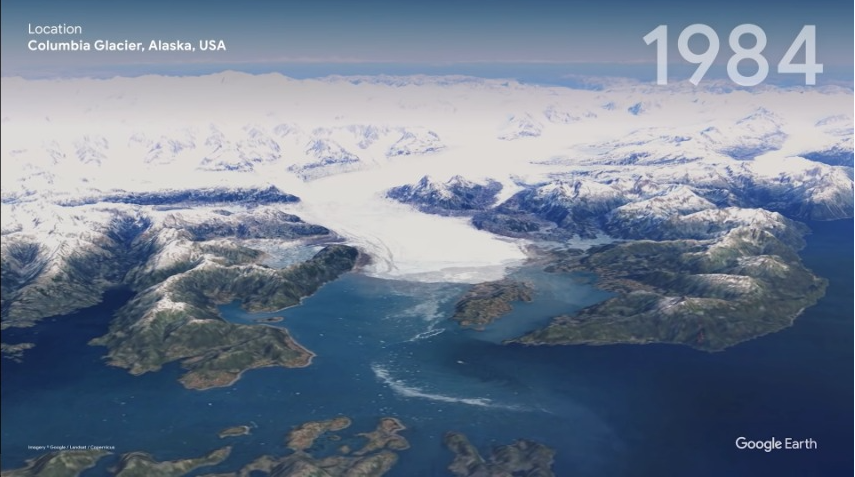
#> input picture nieve1.PNG, 855 x 477 px
$ python pc2.py
#> lines starting #> are read from the running program, lines starting #| are printed output that depends on the picture; after the words box and inside, x2 and y2 are one past the last pixel; in counts of white or black regions, pixels touching at a corner belong together; long printed decimals are rounded
from skimage import data, img_as_float, io  # Skimage Para el histograma
import random  # Variables aleatorias
from PIL import Image, ImageFilter  # Edición de imagen
from matplotlib import pyplot as plt  # Generar gráficos
import cv2  # Librería OpenCV
from skimage import exposure
import numpy as np  # Para arrays
import os  # Para trabajar en un SO, creando archivos temporales
os.sys.path

# Umbralización

gray1 = cv2.imread('nieve1.PNG', 0)
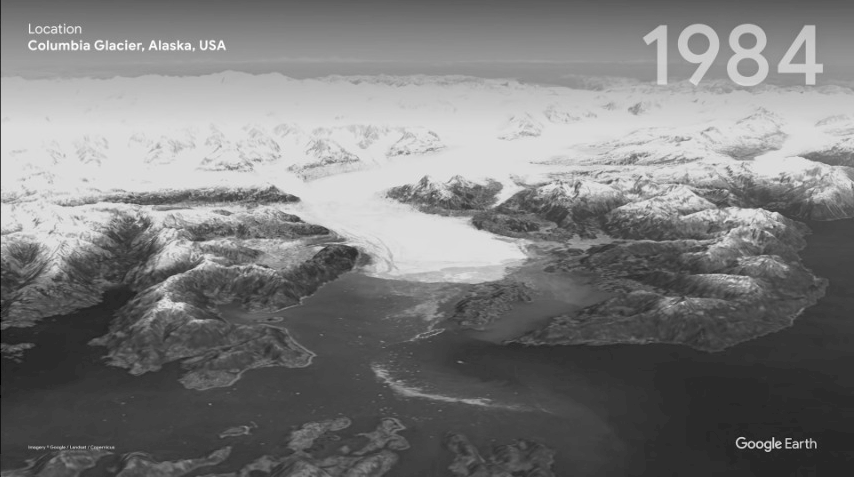
#> gray1: shape (477, 855); min 0, max 254, mean 124
ret, thresh1 = cv2.threshold(gray1, 210, 255, cv2.THRESH_BINARY)
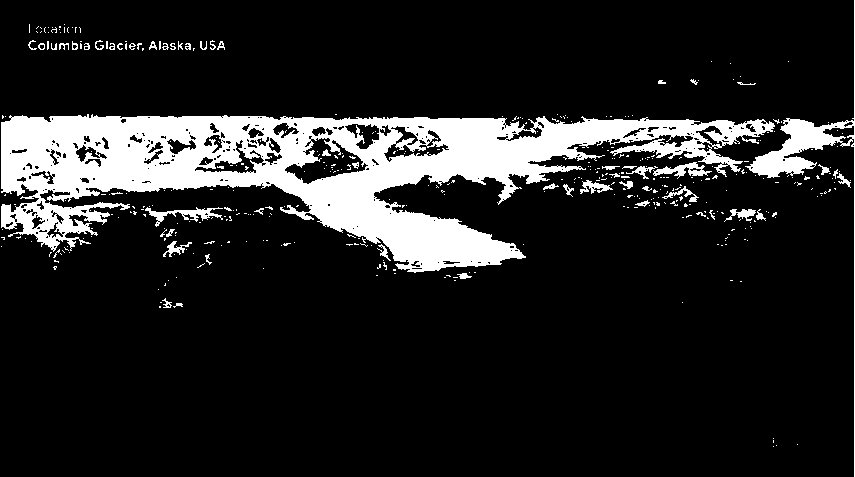
#> thresh1: shape (477, 855); 14.1% white; 417 white regions (364 under 20 px), largest, box (x1, y1, x2, y2) and area: (1, 114, 775, 273) 49766, (745, 0, 855, 477) 3092, (145, 207, 223, 227) 485
# cv2.imshow('1', thresh1)
# cv2.waitKey(0)

gray2 = cv2.imread('nieve2.PNG', 0)
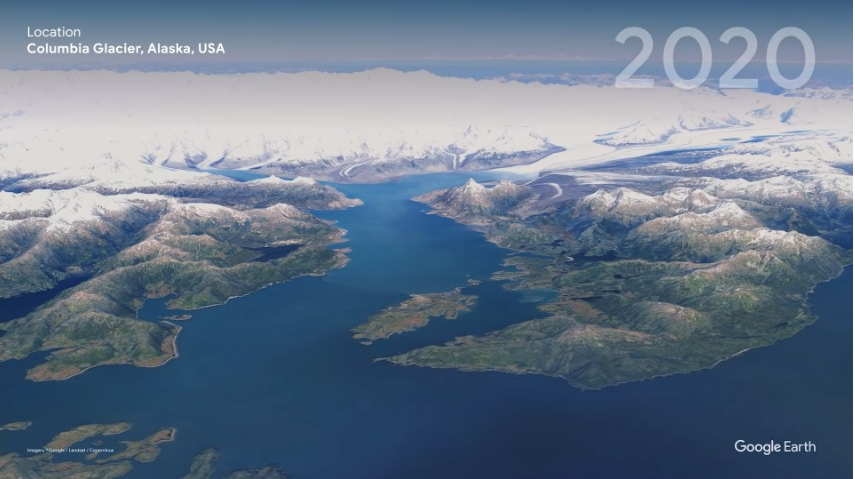
#> input picture nieve2.PNG, 855 x 479 px
#> gray2: shape (479, 855); min 34, max 254, mean 117.8
ret, thresh2 = cv2.threshold(gray2, 210, 255, cv2.THRESH_BINARY)
#> thresh2: shape (479, 855); 8.7% white; 296 white regions (252 under 20 px), largest, box (x1, y1, x2, y2) and area: (0, 0, 855, 479) 30303, (0, 187, 165, 230) 2418, (185, 204, 231, 212) 175
# cv2.imshow('2', thresh2)
# cv2.waitKey(0)
gray3 = cv2.imread('columbia1.jpeg', 0)
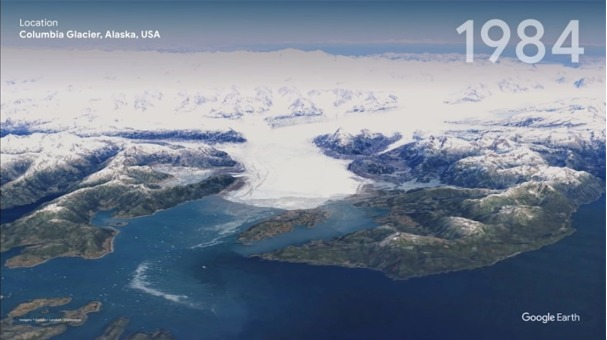
#> input picture columbia1.jpeg, 607 x 340 px
#> gray3: shape (340, 607); min 22, max 255, mean 125
ret, thresh3 = cv2.threshold(gray3, 210, 255, cv2.THRESH_BINARY)
#> thresh3: shape (340, 607); 14.5% white; 271 white regions (251 under 20 px), largest, box (x1, y1, x2, y2) and area: (1, 0, 607, 340) 26161, (1, 132, 121, 169) 1454, (501, 127, 567, 138) 260
# cv2.imshow('1', thresh1)
# cv2.waitKey(0)

gray4 = cv2.imread('columbia2.jpeg', 0)
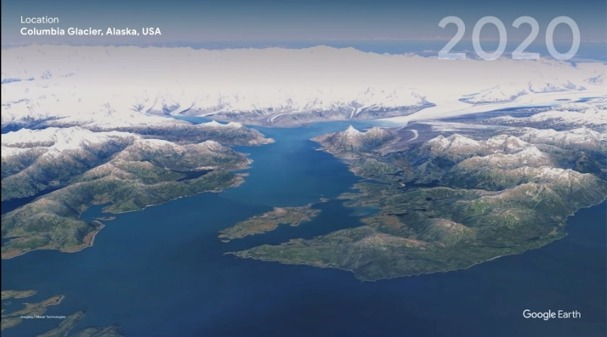
#> input picture columbia2.jpeg, 607 x 337 px
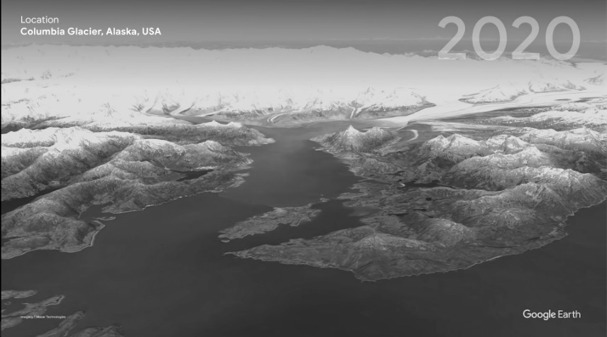
#> gray4: shape (337, 607); min 0, max 250, mean 116.6
ret, thresh4 = cv2.threshold(gray4, 210, 255, cv2.THRESH_BINARY)
#> thresh4: shape (337, 607); 8.5% white; 176 white regions (158 under 20 px), largest, box (x1, y1, x2, y2) and area: (2, 80, 607, 128) 14288, (2, 127, 133, 151) 1231, (533, 108, 607, 123) 441
# cv2.imshow('2', thresh2)
# cv2.waitKey(0)

# Apertura

# Erosión


kernel = np.array(
    [[0, 0, 1, 0, 0],
     [1, 1, 0, 1, 1],
     [1, 0, 0, 0, 1],
     [1, 1, 0, 1, 1],
     [0, 0, 1, 0, 0]], np.uint8)

kernelpequeno = np.array(
    [
        [0, 1, 0],
        [1, 1, 1],
        [0, 1, 0],
    ], np.uint8
)


eroded1 = cv2.erode(thresh1, kernelpequeno, iterations=2)
#> eroded1: shape (477, 855); 9.1% white; 116 white regions (93 under 20 px), largest, box (x1, y1, x2, y2) and area: (3, 117, 708, 270) 32734, (753, 121, 835, 176) 1673, (27, 204, 88, 232) 530
#cv2.imshow('4', eroded)
# cv2.waitKey(0)
eroded2 = cv2.erode(thresh2, kernelpequeno, iterations=2)
#> eroded2: shape (479, 855); 5.1% white; 77 white regions (56 under 20 px), largest, box (x1, y1, x2, y2) and area: (0, 120, 469, 186) 14690, (513, 123, 623, 171) 1897, (456, 122, 504, 151) 576
#cv2.imshow('4', eroded)
# cv2.waitKey(0)

eroded3 = cv2.erode(thresh3, kernelpequeno, iterations=2)
#> eroded3: shape (340, 607); 8.4% white; 77 white regions (61 under 20 px), largest, box (x1, y1, x2, y2) and area: (3, 85, 607, 197) 16115, (186, 87, 216, 109) 212, (52, 135, 80, 154) 158
#cv2.imshow('4', eroded)
# cv2.waitKey(0)
eroded4 = cv2.erode(thresh4, kernelpequeno, iterations=2)
#> eroded4: shape (337, 607); 4.6% white; 45 white regions (33 under 20 px), largest, box (x1, y1, x2, y2) and area: (4, 83, 370, 126) 6701, (366, 84, 490, 117) 1490, (56, 132, 97, 149) 221
#cv2.imshow('4', eroded)
# cv2.waitKey(0)


# Dilatación

# kernel = np.ones((3, 3))

dilatado1 = cv2.dilate(eroded1, kernelpequeno, iterations=1)
#> dilatado1: shape (477, 855); 10.6% white; 79 white regions (37 under 20 px), largest, box (x1, y1, x2, y2) and area: (2, 116, 709, 271) 37072, (752, 120, 839, 177) 1955, (26, 203, 89, 233) 769
cv2.imshow('4', eroded1)
cv2.waitKey(0)
dilatado2 = cv2.dilate(eroded2, kernelpequeno, iterations=1)
#> dilatado2: shape (479, 855); 6.1% white; 49 white regions (22 under 20 px), largest, box (x1, y1, x2, y2) and area: (0, 119, 505, 187) 17581, (494, 122, 624, 172) 2908, (672, 123, 851, 145) 1119
cv2.imshow('4', eroded2)
cv2.waitKey(0)
dilatado3 = cv2.dilate(eroded3, kernelpequeno, iterations=1)
#> dilatado3: shape (340, 607); 10.2% white; 50 white regions (29 under 20 px), largest, box (x1, y1, x2, y2) and area: (2, 84, 607, 198) 19288, (42, 134, 81, 155) 327, (10, 134, 41, 149) 233
cv2.imshow('4', eroded3)
cv2.waitKey(0)
dilatado4 = cv2.dilate(eroded4, kernelpequeno, iterations=1)
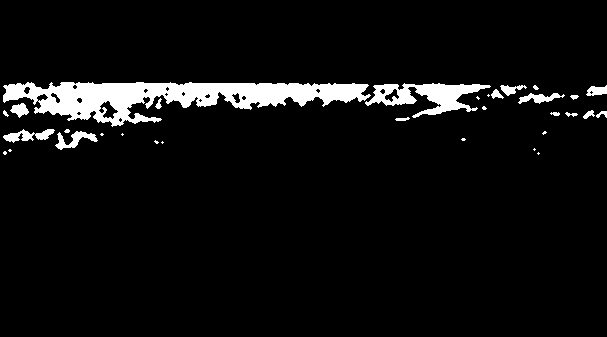
#> dilatado4: shape (337, 607); 5.8% white; 32 white regions (15 under 20 px), largest, box (x1, y1, x2, y2) and area: (3, 82, 371, 127) 7994, (365, 83, 491, 118) 1954, (3, 129, 55, 143) 353
cv2.imshow('4', eroded4)
cv2.waitKey(0)


alaska1rows = len(gray1)
#> alaska1rows = 477
print(alaska1rows)
#| 477
alaska1cols = len(gray1[0])
#> alaska1cols = 855
print(alaska1cols)
#| 855

columbia1rows = len(gray3)
#> columbia1rows = 340
columbia1cols = len(gray3[0])
#> columbia1cols = 607

alaska2rows = len(gray2)
#> alaska2rows = 479
alaska2cols = len(gray2[0])
#> alaska2cols = 855

columbia2rows = len(gray4)
#> columbia2rows = 337
columbia2cols = len(gray4[0])
#> columbia2cols = 607


nieveAlaska1 = np.sum(dilatado1 == 255)
#> nieveAlaska1 = 43291
print(nieveAlaska1)
#| 43291
nieveAlaska2 = np.sum(dilatado2 == 255)
#> nieveAlaska2 = 25071

nieveColumbia1 = np.sum(dilatado3 == 255)
#> nieveColumbia1 = 21103
nieveColumbia2 = np.sum(dilatado4 == 255)
#> nieveColumbia2 = 11858


porcentajeAlaska1 = nieveAlaska1/(alaska1cols * alaska1rows)*100
#> porcentajeAlaska1 = 10.61
porcentajeAlaska2 = nieveAlaska2/(alaska2cols * alaska2rows)*100
#> porcentajeAlaska2 = 6.12


porcentajeColumbia1 = nieveColumbia1/(columbia1cols * columbia1rows)*100
#> porcentajeColumbia1 = 10.23
porcentajeColumbia2 = nieveColumbia2/(columbia2cols * columbia2rows)*100
#> porcentajeColumbia2 = 5.8

print("La cantidad de nieve en Alaska 1980 es: "+str(porcentajeAlaska1))
#| La cantidad de nieve en Alaska 1980 es: 10.615
print("La cantidad de nieve en Alaska 2020 es: "+str(porcentajeAlaska2))
#| La cantidad de nieve en Alaska 2020 es: 6.122
print("La cantidad de nieve en Columbia 1980 es: "+str(porcentajeColumbia1))
#| La cantidad de nieve en Columbia 1980 es: 10.225
print("La cantidad de nieve en Columbia 2020 es: "+str(porcentajeColumbia2))
#| La cantidad de nieve en Columbia 2020 es: 5.797
